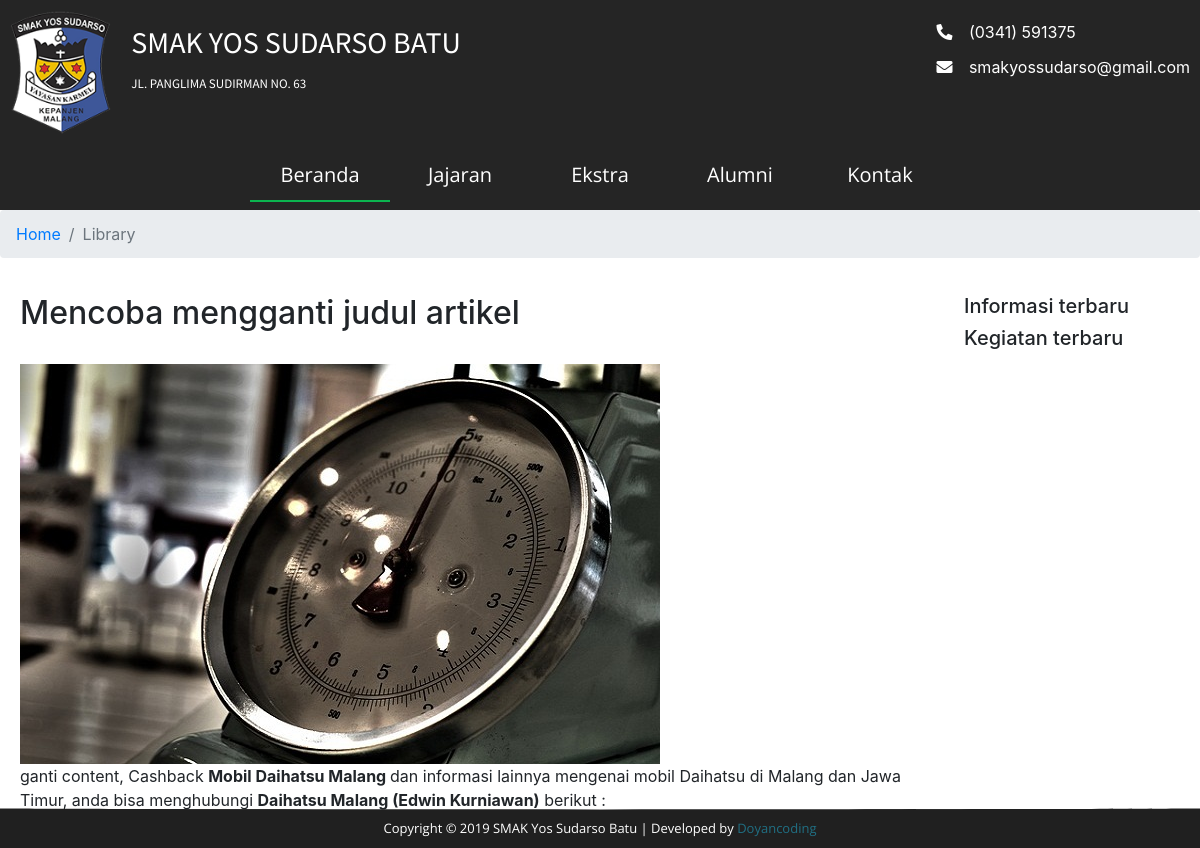
Page /article/mencoba-mengganti-judul-artikel on the committed database.
### tables this page shows
CREATE TABLE `article` (
  `id` int(11) NOT NULL,
  `title` varchar(100) NOT NULL,
  `link` varchar(100) NOT NULL,
  `date` date NOT NULL,
  `image` varchar(30) NOT NULL DEFAULT 'blank.jpg',
  `content` longtext NOT NULL,
  `popup` tinyint(1) NOT NULL DEFAULT '0'
);

### application/controllers/Home.php (called while the page is built, shortened)
<?php
class Home extends CI_Controller {
	public function __construct()
	{
		$this->load->model('crud');
	}
	public function viewArticle($link)
	{
		$type = $this->uri->segment(1);
		$data['navbar'] = $this->load->view('components/comp-navbar', '', TRUE);
		$data['footer'] = $this->load->view('components/comp-footer', '', TRUE);
		$data['head'] = $this->load->view('components/comp-head', '', TRUE);
		$data['svg'] = $this->load->view('components/comp-svg', '', TRUE);
		$data['content'] = $this->crud->GetWhere($type, array('link'=>$link));
		$this->load->view('article', $data);
	}
}

### index.php (called while the page is built, shortened)
<?php
require_once BASEPATH.'core/CodeIgniter.php';

### application/models/Crud.php (called while the page is built, shortened)
<?php
class Crud extends CI_Model {
    public function GetWhere($table, $where){
        $res=$this->db->get_where($table, $where);
        return $res->result_array();
    }
}

### application/views/article.php (the view, shortened to what this page needs)
<!DOCTYPE html>
<html>
<head>
    <?=$head?>
</head>
<body>
    <div id="article-container">
        <?=$navbar?>
        <nav aria-label="breadcrumb">
            <ol class="breadcrumb">
                <li class="breadcrumb-item"><a href="#">Home</a></li>
                <li class="breadcrumb-item active" aria-current="page">Library</li>
            </ol>
        </nav>
        <div id="article-box">
            <div id="article-content">
                <?php
                    echo "<h2>".ucfirst($content[0]['title'])."</h2><br/><img src='".base_url('assets/img/').$this->uri->segment(1)."/".$content[0]['image']."' alt=''><br/>";
                    if ($this->uri->segment(1) == 'article'){
                        echo $content[0]['content'];
                    }else{
                        echo $content[0]['description'];
                    }
                ?>
            </div>
            <div id="side-content">
                <div id="side-news">
                    <h5>Informasi terbaru</h5>
                </div>
                <div id="side-event">
                    <h5>Kegiatan terbaru</h5>
                </div>
            </div>
        </div>
        <?=$footer?>
    </div>
</body>
</html>

### assets/css/main.css (style rules this page uses)
* { box-sizing: border-box; }
html, body { margin: 0; padding: 0; background: #252525; }
body { position: relative; background: white; }
#article-container nav { margin-top: 210px; }
#article-box { transition: .4s all ease-in-out; padding: 10px; display: grid; grid-template-columns: auto 20%; grid-column-gap: 20px; }
#article-content { padding: 10px; }
#side-content { padding: 10px; }

### rows in the picture
article: title "Mencoba mengganti judul artikel", image (picture), content "ganti content, Cashback Mobil Daihatsu Malang dan informasi lainnya mengenai mobil Daihatsu di Malang dan Jawa Timur, anda bisa menghubungi Daihatsu Malang (Edwin Kurniawan) berikut :"
